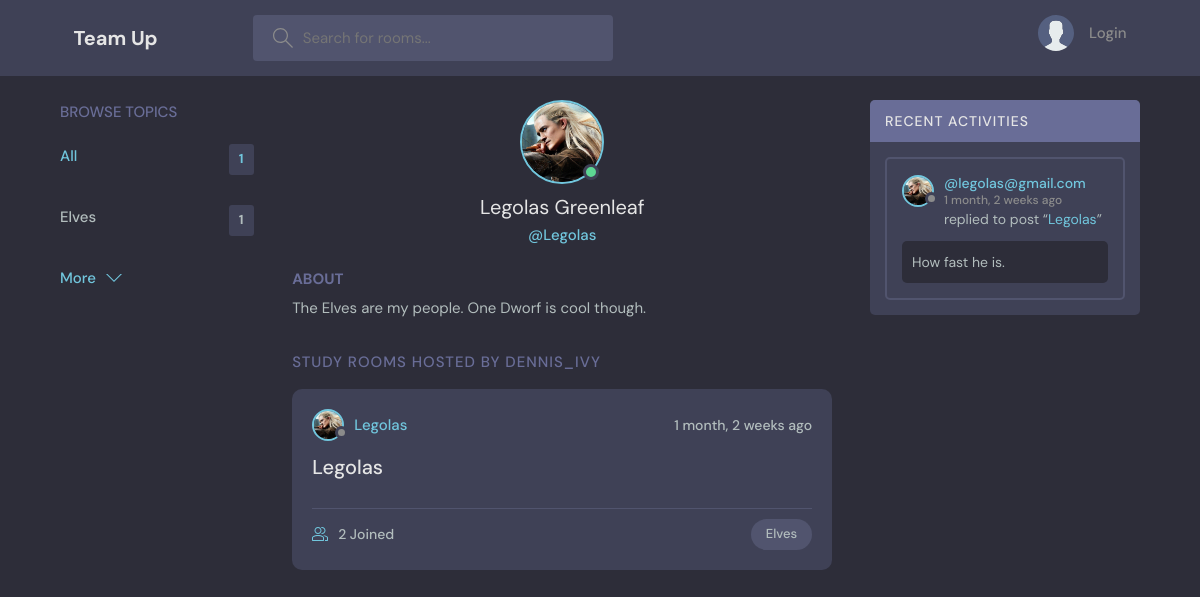
Page /profile/1/ on the committed database.
### base/models.py (models this page shows, shortened)
class Topic(models.Model):
    name = models.CharField(max_length=200)

class User(AbstractUser):
    name = models.CharField(max_length=200, null=True)
    email = models.EmailField(unique=True, null=True)
    bio = models.TextField(null=True)
    avatar = models.ImageField(null=True, default="avatar.svg")
    USERNAME_FIELD = 'email'
    REQUIRED_FIELDS = []

class Room(models.Model):
    host = models.ForeignKey(User, on_delete=models.SET_NULL, null=True)
    topic = models.ForeignKey(Topic, on_delete=models.SET_NULL, null=True)
    name = models.CharField(max_length=200)
    description = models.TextField(null=True, blank=True) #!null is for database, blank is for form submission
    participants = models.ManyToManyField(User, related_name='participants', blank=True)
    updated = models.DateTimeField(auto_now=True) #! for every time we update the room
    created = models.DateTimeField(auto_now_add=True) #! only updates when a room is created
    class Meta:
        ordering = ['-updated', '-created']
    def __str__(self) -> str:
        return self.name

class Message(models.Model):
    user = models.ForeignKey(User, on_delete=models.CASCADE) #! one to many relationship (a user can have many messages but a message can only have one user)
    room = models.ForeignKey(Room, on_delete=models.CASCADE)
    body = models.TextField()
    updated = models.DateTimeField(auto_now=True) #! for every time we update the room
    created = models.DateTimeField(auto_now_add=True) #! only updates when a room is created
    class Meta:
        ordering = ['-updated', '-created']
    def __str__(self) -> str:
        return self.body[0:50]

### base/views.py (the view)
# urls.py: path('profile/<str:pk>/', views.userProfile, name="user-profile"),
def userProfile(request, pk):
    user = User.objects.get(id=pk)
    rooms = user.room_set.all()
    room_messages = user.message_set.all()
    topics = Topic.objects.all()
    context = {'user': user, 'rooms': rooms, 'room_messages': room_messages, 'topics': topics}
    return render(request, 'base/profile.html', context)

### base/templates/base/profile.html (shortened to what this page needs)
{% extends 'main.html' %}
  {% block content %}
  <main class="profile-page layout layout--3">
    <div class="container">
      {% include 'base/topics_component.html' %}
      <div class="roomList">
        <div class="profile">
          <div class="profile__avatar">
            <div class="avatar avatar--large active">
              <img src="{{user.avatar.url}}" />
            </div>
          </div>
          <div class="profile__info">
            <h3>{{user.name}}</h3>
            <p>@{{user.username}}</p>
          </div>
          <div class="profile__about">
            <h3>About</h3>
            <p>
              {{user.bio}}
            </p>
          </div>
        </div>
        <div class="roomList__header">
          <div>
            <h2>Study Rooms Hosted by dennis_ivy</a>
            </h2>
          </div>
        </div>
        {% include 'base/feed_component.html' %}
      </div>
      {% include 'base/activity_component.html' %}
    </div>
  </main>
  {% endblock %}

### templates/main.html (shortened to what this page needs)
<!DOCTYPE html>
{% load static %}
<html lang="en">
  <head>
    <link rel="stylesheet" href=" {% static 'styles/style.css' %}" />
  </head>
  <body>
    {% include 'navbar.html' %}
    {% block content %}
    {% endblock %}
  </body>
</html>

### templates/navbar.html (shortened to what this page needs)
{% load static %}
<header class="header header--loggedIn">
    <div class="container">
      <a href="{% url 'home' %}" class="header__logo">
        <h1>Team Up</h1>
      </a>
      <form class="header__search" method="get" action="{% url 'home' %}">
        <label>
          <input name="q" placeholder="Search for rooms..." />
        </label>
      </form>
      <nav class="header__menu">
        {% if request.user.is_authenticated %}
            <div class="header__user">
            <a href="{% url 'update-user' %}">
                <div class="avatar avatar--medium active">
                <img src="{{request.user.avatar.url}}" />
                </div>
                <p>{{request.user.username}} <span>@{{request.user.username}}</span></p>
            </a>
            <button class="dropdown-button">
                <svg version="1.1" xmlns="http://www.w3.org/2000/svg" width="32" height="32" viewBox="0 0 32 32">
                <title>chevron-down</title>
                <path d="M16 21l-13-13h-3l16 16 16-16h-3l-13 13z"></path>
                </svg>
            </button>
            </div>
        {% else %}
            <a href="{% url 'login' %}">
                <img src="{% static 'images/avatar.svg' %}" />
                <p>Login</p>
            </a>
        {% endif %}
      </nav>
    </div>
  </header>

### base/templates/base/topics_component.html
<div class="topics">
    <div class="topics__header">
      <h2>Browse Topics</h2>
    </div>
    <ul class="topics__list">
      <li>
        <a href="{% url 'home' %}" class="active">All <span>{{topics.count}}</span></a>
      </li>
      {% for topic in topics %}
        <li>
            <a href="{% url 'home' %}?q={{topic.name}}">{{topic.name}} <span>{{topic.room_set.all.count}}</span></a>
        </li>
      {% endfor %}
    </ul>
    <a class="btn btn--link" href="{% url 'topics' %}">
      More
      <svg version="1.1" xmlns="http://www.w3.org/2000/svg" width="32" height="32" viewBox="0 0 32 32">
        <title>chevron-down</title>
        <path d="M16 21l-13-13h-3l16 16 16-16h-3l-13 13z"></path>
      </svg>
    </a>
  </div>

### base/templates/base/feed_component.html (shortened to what this page needs)
{% for room in rooms %}
<div class="roomListRoom">
    <div class="roomListRoom__header">
      <a href="{% url 'user-profile' room.host.id %}" class="roomListRoom__author">
        <div class="avatar avatar--small">
          <img src="{{room.host.avatar.url}}" />
        </div>
        <span>{{room.host.username}}</span>
      </a>
      <div class="roomListRoom__actions">
        <span>{{room.created|timesince}} ago</span>
      </div>
    </div>
    <div class="roomListRoom__content">
      <a href="{% url 'room' room.id %}">{{room.name}}</a>
    </div>
    <div class="roomListRoom__meta">
      <a href="{% url 'room' room.id %}" class="roomListRoom__joined">
        {{room.participants.all.count}} Joined
      </a>
      <p class="roomListRoom__topic">{{room.topic.name}}</p>
    </div>
  </div>
{% endfor %}

### base/templates/base/activity_component.html (shortened to what this page needs)
<div class="activities">
    <div class="activities__header">
      <h2>Recent Activities</h2>
    </div>
    {% for message in room_messages %}
        <div class="activities__box">
        <div class="activities__boxHeader roomListRoom__header">
            <a href="{% url 'user-profile' message.user.id %}" class="roomListRoom__author">
            <div class="avatar avatar--small">
                <img src="{{message.user.avatar.url}}" />
            </div>
            <p>
                @{{message.user}}
                <span>{{message.created|timesince}} ago</span>
            </p>
            </a>
        </div>
        <div class="activities__boxContent">
            <p>replied to post “<a href="{% url 'room' message.room.id %}">{{message.room}}</a>”</p>
            <div class="activities__boxRoomContent">
                {{message}}
            </div>
        </div>
        </div>
    {% endfor %}
  </div>

### rows in the picture
Topic: name "Elves", room_set.all.count "1"
User: avatar (picture), name "Legolas Greenleaf", username "Legolas", bio "The Elves are my people. One Dworf is cool though."
Room: host.avatar (picture), host.username "Legolas", created "1 month, 2 weeks", name "Legolas", participants.all.count "2", topic.name "Elves"
Message: user.avatar (picture), user "legolas@gmail.com", created "1 month, 2 weeks", room "Legolas", body "How fast he is."

### other values in the picture
{{ topics.count }} "1"
